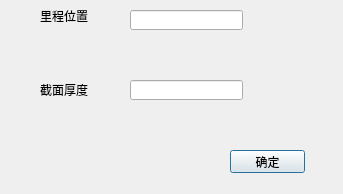
<?xml version="1.0" encoding="UTF-8"?>
<ui version="4.0">
 <class>Dialog_Section</class>
 <widget class="QDialog" name="Dialog_Section">
  <property name="geometry">
   <rect>
    <x>0</x>
    <y>0</y>
    <width>343</width>
    <height>194</height>
   </rect>
  </property>
  <property name="windowTitle">
   <string>设置断面参数</string>
  </property>
  <widget class="QLabel" name="label">
   <property name="geometry">
    <rect>
     <x>40</x>
     <y>10</y>
     <width>54</width>
     <height>12</height>
    </rect>
   </property>
   <property name="text">
    <string>里程位置</string>
   </property>
  </widget>
  <widget class="QPushButton" name="btn_ok">
   <property name="geometry">
    <rect>
     <x>230</x>
     <y>150</y>
     <width>75</width>
     <height>23</height>
    </rect>
   </property>
   <property name="text">
    <string>确定</string>
   </property>
  </widget>
  <widget class="QLineEdit" name="lineEdit_mileage">
   <property name="geometry">
    <rect>
     <x>130</x>
     <y>10</y>
     <width>113</width>
     <height>20</height>
    </rect>
   </property>
  </widget>
  <widget class="QLineEdit" name="lineEdit_d">
   <property name="geometry">
    <rect>
     <x>130</x>
     <y>80</y>
     <width>113</width>
     <height>20</height>
    </rect>
   </property>
  </widget>
  <widget class="QLabel" name="label_3">
   <property name="geometry">
    <rect>
     <x>40</x>
     <y>80</y>
     <width>71</width>
     <height>20</height>
    </rect>
   </property>
   <property name="text">
    <string>截面厚度</string>
   </property>
  </widget>
 </widget>
 <resources/>
 <connections/>
</ui>
